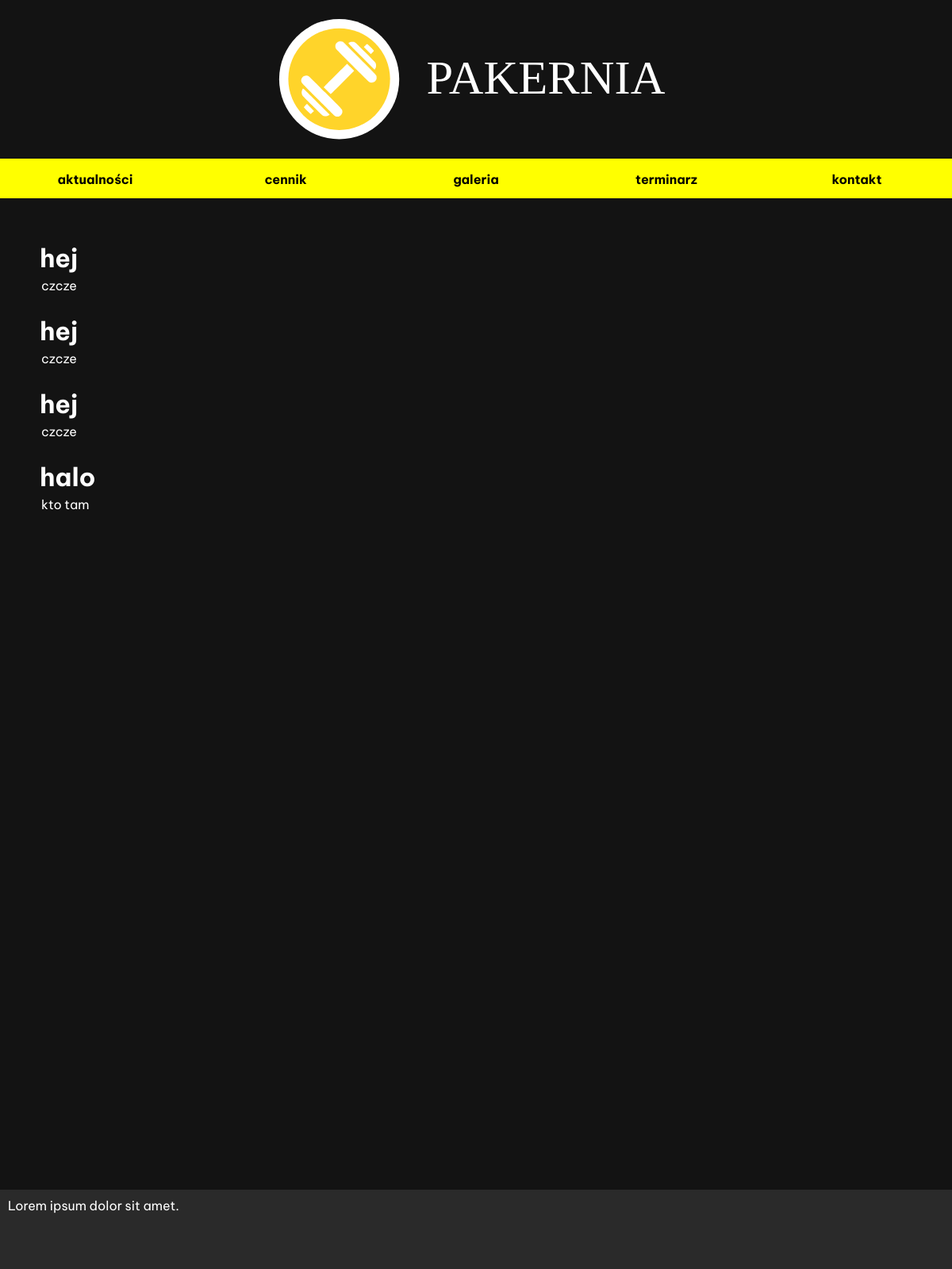
The app's page /aktualnosci.php, older data.
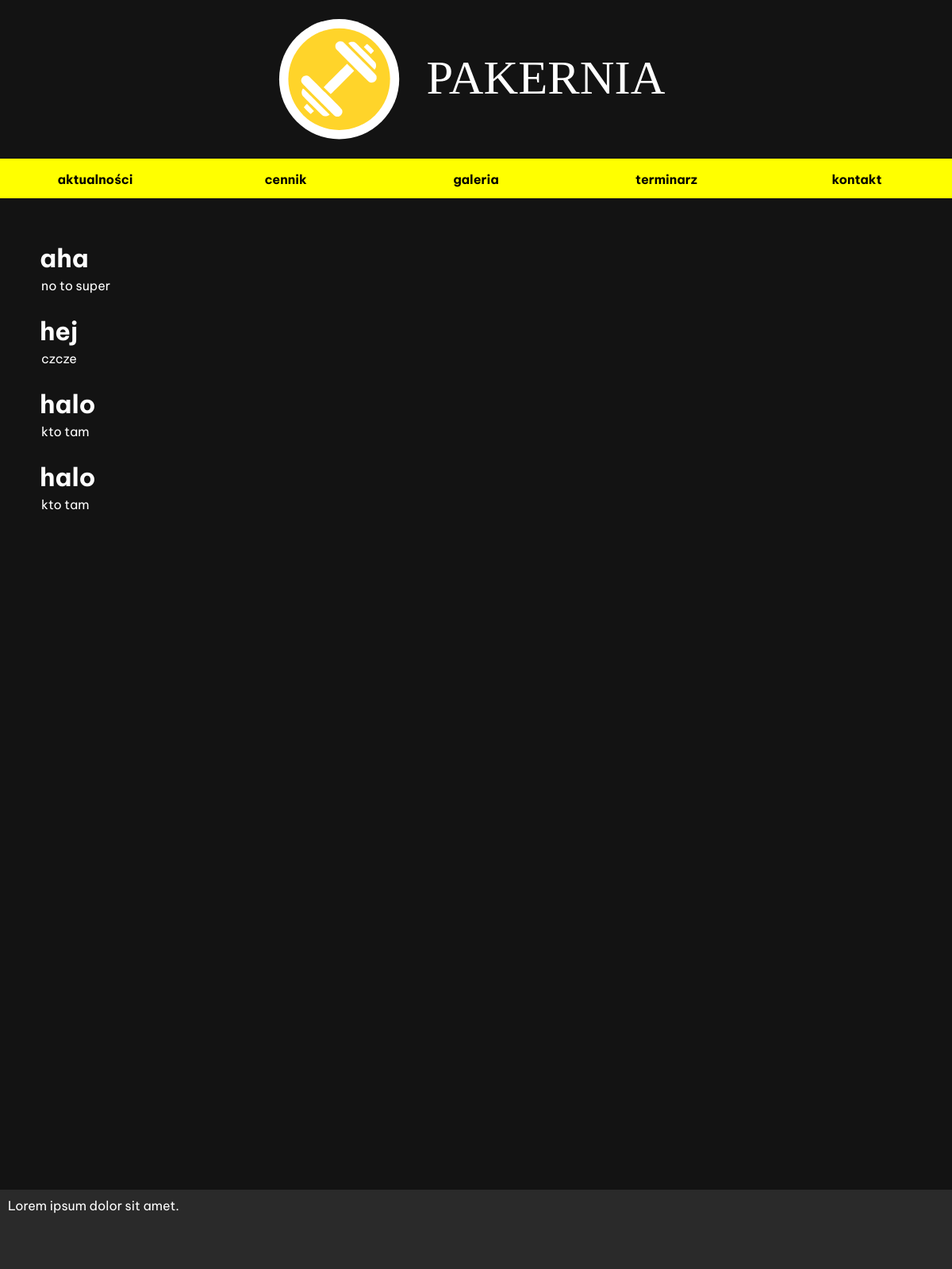
The same page, newer data.
### tables this page shows
CREATE TABLE `posts` (
  `id` int(11) NOT NULL,
  `headline` text NOT NULL,
  `paragrapf` text NOT NULL,
  `deleted` tinyint(4) NOT NULL
);

### aktualnosci.php (the view, shortened to what this page needs)
<?php
$servername = "localhost";
$username = "root";
$password = "";
$dbname = "strona";
$conn = mysqli_connect($servername, $username, $password, $dbname);
$sql = "SELECT id, headline, paragrapf FROM posts WHERE deleted = 0 ORDER BY id DESC LIMIT 4";
$result = mysqli_query($conn, $sql);
?>
<!DOCTYPE html>
<html lang="pl">
<head>
    <link rel="stylesheet" href="style.css">
</head>
<body>
    <div class="container">
        <div class="banner">
            <img src="p.svg" alt="zdjęcie">
        </div>
        <div class="nav">
        <ul>
                <li><a href="aktualnosci.php"><b>aktualności</b></a></li>
                <li><a href="cennik.php"><b>cennik</b></a></li>
                <li><a href="galeria.html"><b>galeria</b></a></li>
                <li><a href="terminarz.php" ><b>terminarz</b></a></li>
                <li><a href="index.html" ><b>kontakt</b></a></li>
            </ul>
        </div>
        <div class="sinol">
        <?php
            if (mysqli_num_rows($result) > 0) {
                while($row = mysqli_fetch_assoc($result) ) {
                    echo "<h1>" . $row["headline"]."</h1> <p> " . $row["paragrapf"]. "</p><br>";
                }
            }
        ?>
                </div>
                <div class="footer2">
                    Lorem ipsum dolor sit amet.
                </div>
            </div>
</body>
</html>

Row changes from the older to the newer data that the page shows:
no longer on this page (row edited): posts: headline "hej", paragrapf "czcze"
no longer on this page (row edited): posts: headline "hej", paragrapf "czcze"
added posts: headline "aha", paragrapf "no to super"
now on this page (row unchanged): posts: headline "halo", paragrapf "kto tam"
